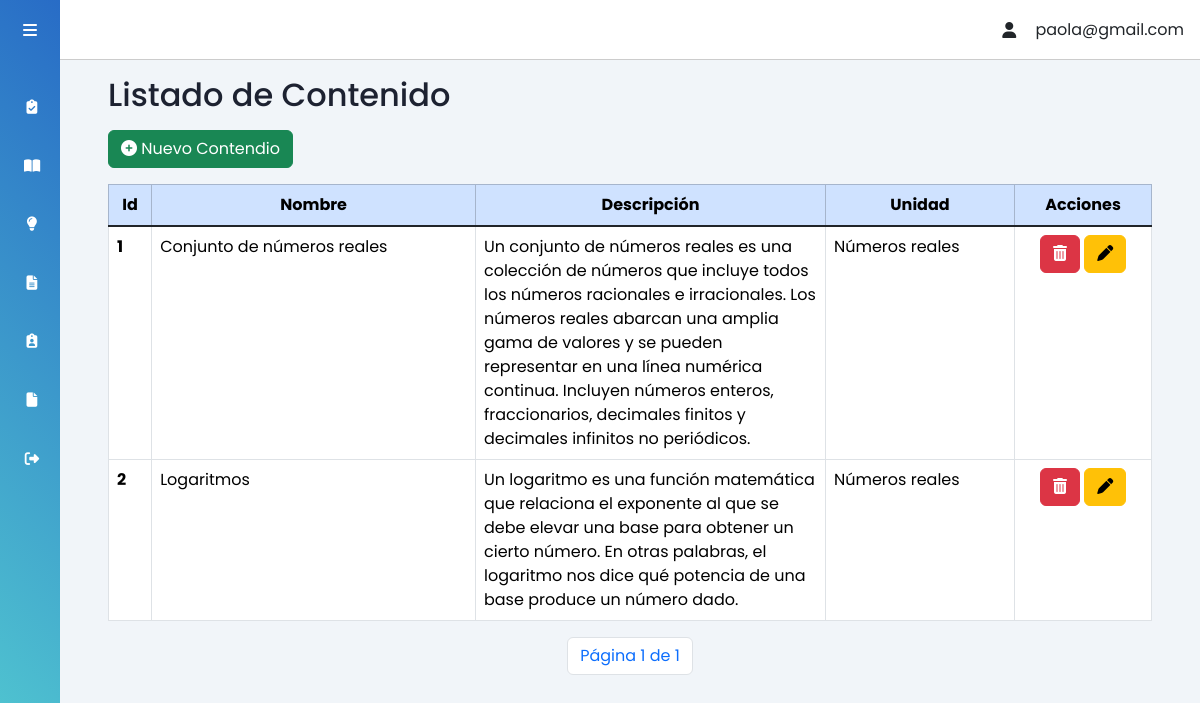
/contenido/ (signed in), run on an earlier commit of the app's database.
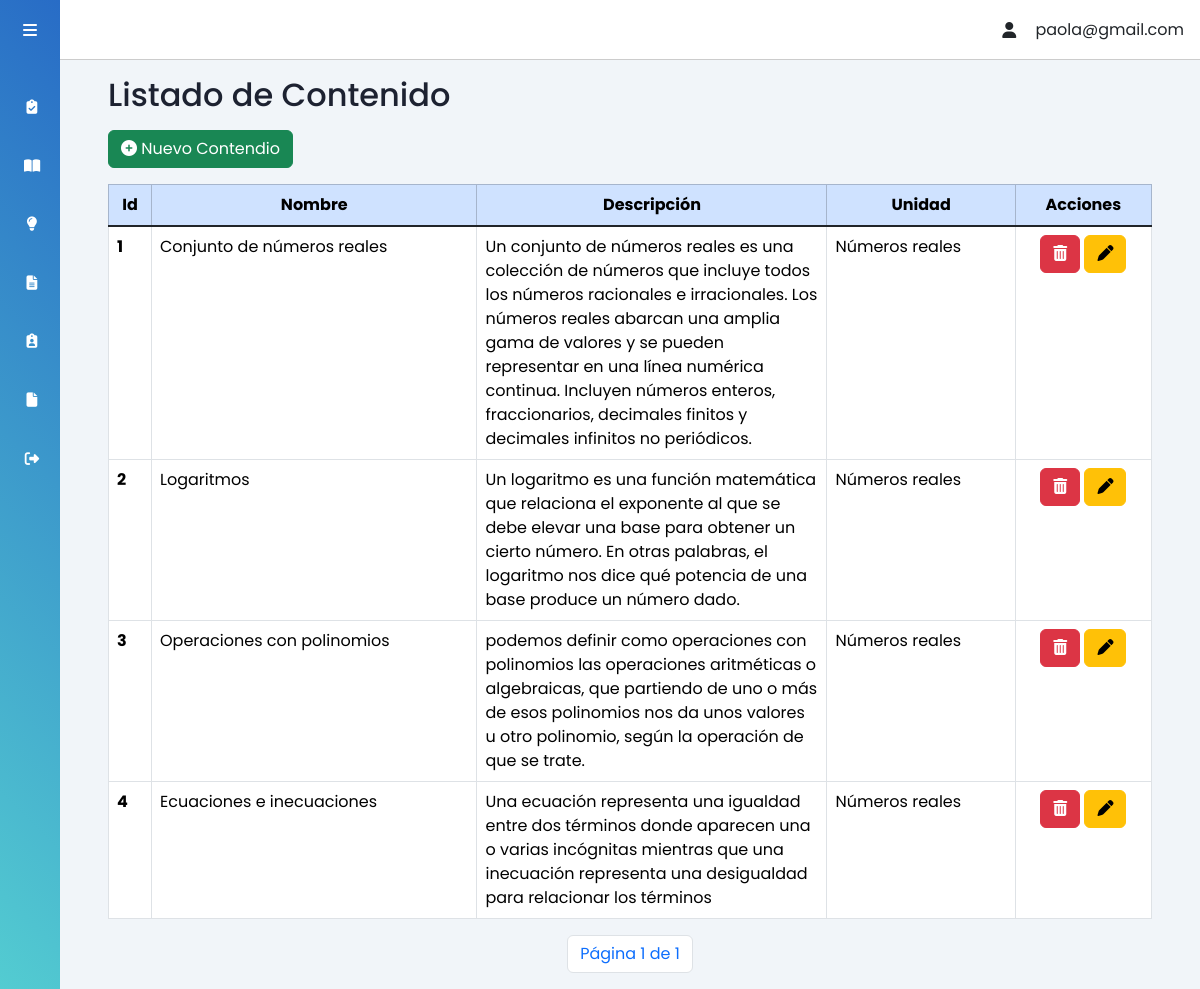
And on a later commit of the database.
### tasks/models.py (models this page shows, shortened)
class Contenido(models.Model):
    nombre = models.CharField(max_length=100)
    descripcion= models.TextField(blank=True)
    unidad = models.ForeignKey(Unidad, on_delete=models.CASCADE)

class Unidad(models.Model):
    nombre = models.CharField(max_length=100)
    def __str__(self):
        return self.nombre

### tasks/views.py (the view)
# urls.py: path('contenido/', views.vwcontenido, name='contenido'),
@login_required
def vwcontenido(request):
    contenido_list = Contenido.objects.all()
    paginator = Paginator(contenido_list, 5)
    page = request.GET.get('page')  # Obtener el número de página de la URL
    try:
        contenido = paginator.page(page)
    except PageNotAnInteger:
        contenido = paginator.page(1)
    except EmptyPage:
        contenido = paginator.page(paginator.num_pages)
    return render(request, 'create_contenido.html', {'contenido': contenido, 'btnContenido': 'activado'})

### tasks/context_processors.py (called while the page is built)
def user_email(request):
    user = request.user
    email = user.email if user.is_authenticated else None
    return {'user_email': email}

### tasks/templates/create_contenido.html (shortened to what this page needs)
{% extends 'profile.html' %}
{% load static %}
{% block content %}
<h2 class="dash-title">Listado de Contenido</h2>
<section class="row pl-5 w-100">
  <section class="form-group justify-content-center">
    <section class="col-sm-12">
      <button type="button" class="btn btn-success" data-bs-toggle="modal" data-bs-target="#modalRegister-Contenido">
        <i class="fa fa-plus-circle"></i> Nuevo Contendio
      </button>
      <div id="alertContainer" class="position-absolute top-0 end-0" style="padding-top: 20px;padding-right: 10px;">
      </div>
    </section>
  </section>
</section>
<div class="row">
  <div class="col-md-12 tabla-unidad mt-3">
    <table class="table table-bordered">
      <thead class="table-primary fixed-column-width">
        <tr class="encabezados-tabla">
          <th scope="col">Id</th>
          <th scope="col">Nombre</th>
          <th class="descripcion" scope="col">Descripción</th>
          <th scope="col">Unidad</th>
          <th scope="col">Acciones</th>
        </tr>
      </thead>
      <tbody class="table-group-divider ">
        {% if contenido %}
        {% for u in contenido %}
        <tr class="cuerpo-tabla" data-id="{{ u.id }}">
          <th scope="row">{{ u.id }}</th>
          <td class="nombre-contenido">{{ u.nombre }}</td>
          <td class="descripcion-contenido">{{ u.descripcion }}</td>
          <td class="unidad-contenido">{{ u.unidad }}</td>
          <td style="text-align: center;">
            <a class="btn btn-danger" href="javascript:confi_delet_contenido({{u.id}});"><i class="fa fa-trash"
                aria-hidden="true"></i></a>
            <button type="button" vid="{{ u.id }}" class="btnObtenerContenido btn btn-warning" data-bs-toggle="modal"
              data-bs-target="#modalEdit-Contenido">
              <i class="fa-solid fa-pen"></i>
            </button>
          </td>
        </tr>
        {% endfor %}
        {% else %}
        <p>No se encontraron contenido registradas.</p>
        {% endif %}
      </tbody>
    </table>
    <div class="d-flex justify-content-center mt-3" class="page-link">
      <div class="pagination">
        <li class="page-item"><a class="page-link">
          Página {{ contenido.number }} de {{ contenido.paginator.num_pages }}</a></li>
      </div>
    </div>
  </div>
</div>
{% endblock %}

What changed in the data, as far as the page shows it:
added Contenido: id "3", nombre "Operaciones con polinomios", descripcion "podemos definir como operaciones con polinomios las operaciones aritméticas o algebraicas, que partiendo de uno o más de esos polinomios nos da unos valores u otro polinomio, según la operación de que se trate.", unidad "Números reales"
added Contenido: id "4", nombre "Ecuaciones e inecuaciones", descripcion "Una ecuación representa una igualdad entre dos términos donde aparecen una o varias incógnitas mientras que una inecuación representa una desigualdad para relacionar los términos", unidad "Números reales"
